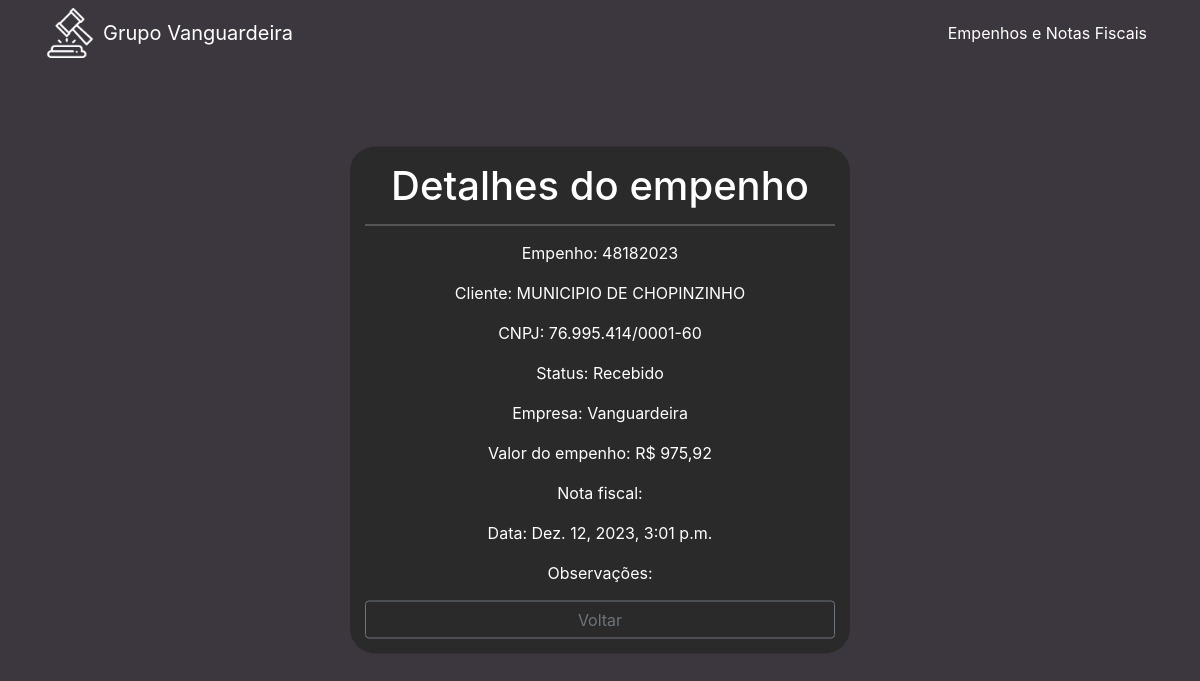
Before: /detalhe/2840/ with the older database file.
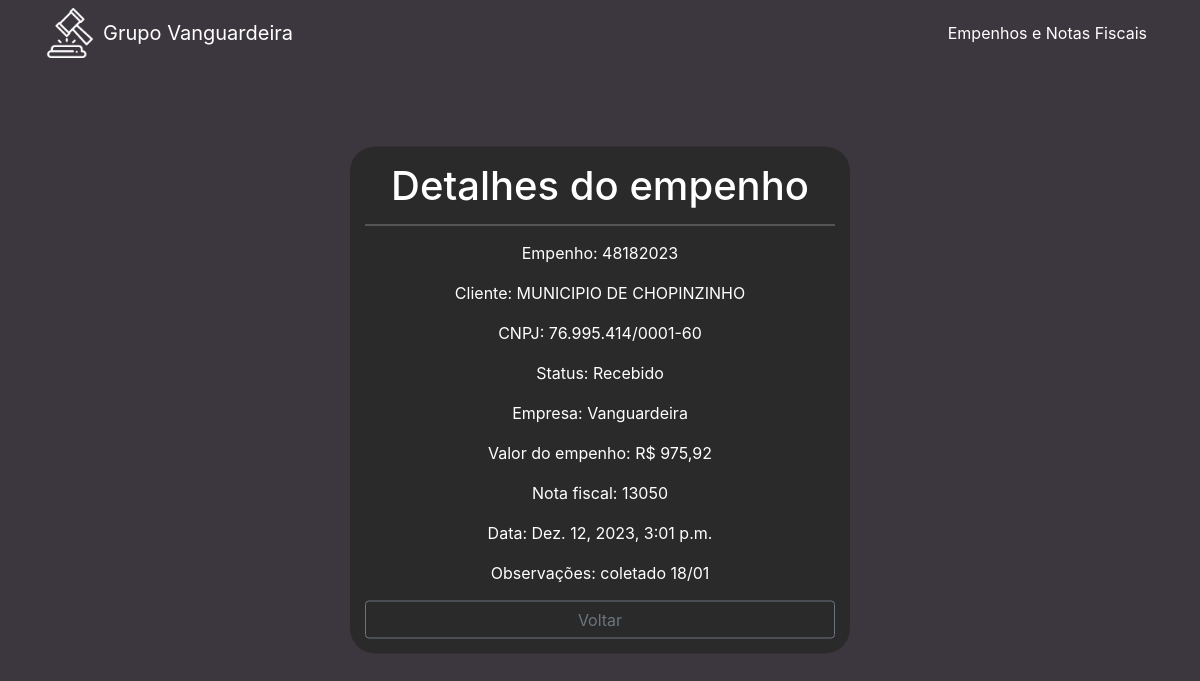
After: the same page with the newer database file.
### cliente/models.py (models this page shows, shortened)
class Cliente(models.Model):
    numero = models.CharField(max_length=255)
    nome = models.CharField(max_length=255)
    cnpj = models.CharField(max_length=255)
    data_criacao = models.DateTimeField(default=timezone.now)
    categoria = models.ForeignKey(Categoria, on_delete=models.DO_NOTHING)
    empresa = models.ForeignKey(Empresa, on_delete=models.DO_NOTHING)
    empenho = models.FileField(upload_to='empenhos/', max_length=500)
    nfe = models.FileField(upload_to='notas/', max_length=500, default='0', blank=True)
    n_nfe = models.CharField(max_length=255, blank=True)
    descricao = models.TextField(blank=True)
    valor = models.CharField(max_length=255)

class Categoria(models.Model):
    nome = models.CharField(max_length=255)
    def __str__(self):
        return self.nome

class Empresa(models.Model):
    nome = models.CharField(max_length=255)
    def __str__(self):
        return self.nome

### cliente/views.py (the view)
# urls.py: path('detalhe/<int:pk>/', views.detalhe, name="detalhe"),
def detalhe(request, pk):
    cliente = Cliente.objects.get(pk=pk)
    return render(request, 'cliente/detalhe.html', {'cliente': cliente})

### cliente/templates/cliente/detalhe.html
{% extends 'base.html' %}
{% block conteudo %}
<div class="contents">
    <h1>Detalhes do empenho</h1>
    <div class="contents-info">
        <p>Empenho: {{ cliente.numero }}</p>
        <p>Cliente: {{ cliente.nome }}</p>
        <p>CNPJ: {{ cliente.cnpj }}</p>
        <p>Status: {{ cliente.categoria }}</p>
        <p>Empresa: {{ cliente.empresa }}</p>
        <p>Valor do empenho: R$ {{ cliente.valor }}</p>
        <p>Nota fiscal: {{ cliente.n_nfe }}</p>
        <p>Data: {{ cliente.data_criacao }}</p>
        <p>Observações: {{ cliente.descricao }}</p>
        <a href="{{ request.META.HTTP_REFERER }}" class="btn btn-outline-secondary" style="width: 100%">Voltar</a>
    </div>
</div>
{% endblock%}

### templates/base.html (shortened to what this page needs)
{% load static %}
<!DOCTYPE html>
<html lang="pt-br">
<head>
  {% include 'partials/_head.html' %}
</head>
<body>
  {% include 'partials/_nav.html' %}
  {% block conteudo %}{% endblock %}
</body>
</html>

### templates/partials/_head.html (shortened to what this page needs)
{% load static %}
<link href="https://cdn.jsdelivr.net/npm/bootstrap@5.3.0-alpha1/dist/css/bootstrap.min.css" rel="stylesheet">
<link href="{% static 'vendor/bootstrap/css/bootstrap.min.css' %}" rel="stylesheet">
<link rel="stylesheet" href="{% static 'vendor/css/style.css' %}">
<link rel="stylesheet" href="https://cdn.jsdelivr.net/npm/bootstrap-icons@1.10.3/font/bootstrap-icons.css">

### templates/partials/_nav.html (shortened to what this page needs)
{% load static %}
<nav class="navbar navbar-expand-lg navbar-dark bg-dark static-top">
    <div class="container">
      <img class="mr-2" src="{% static 'img/vanguardeira.png'%}" style="width: 50px; height: 50px; filter: invert(100%)">
      <a class="navbar-brand" href="#">Grupo Vanguardeira</a>
      <div class="collapse navbar-collapse" id="navbarResponsive">
        <ul class="navbar-nav ml-auto">
          <li class="nav-item">
            <a class="nav-link active" href="{% url 'cliente' %}">Empenhos e Notas Fiscais</a>
          </li>
        </ul>
      </div>
    </div>
  </nav>

Changed rows visible on the page:
changed Cliente "MUNICIPIO DE CHOPINZINHO": n_nfe (not shown) → "13050"; descricao (not shown) → "coletado 18/01"
